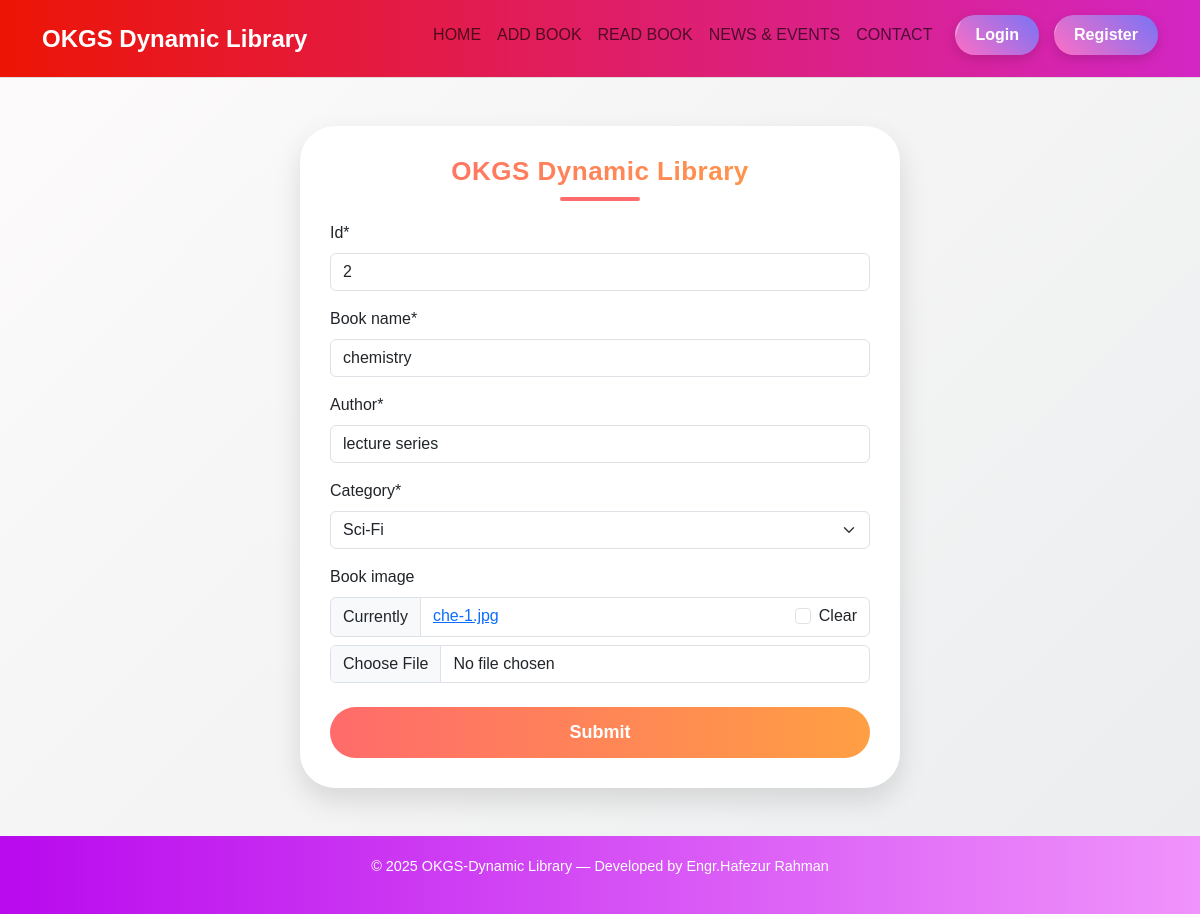
The page /edit_book/2 on the database its author committed.
### book/models.py (models this page shows)
class BookStoreModel(models.Model):
    CATEGORY=(
        ('Mystery','Mystery'),
        ('Thriller','Thriller'),
        ('Sci-Fi','Sci-Fi'),
        ('Humor','Humor'),
        ('Horror','Horror'),
    )
    id=models.IntegerField(primary_key=True)
    book_name=models.CharField(max_length=30)
    author=models.CharField(max_length=30)
    category=models.CharField(max_length=30,choices=CATEGORY)
    first_pub=models.DateTimeField(auto_now_add=True)# akdom first date dakhabe
    last_pub=models.DateTimeField(auto_now=True) # erpor thaka joto updata korbo sei date dakhabe.
    book_image=models.ImageField(blank=True,null=True)

### book/views.py (the view)
# urls.py: path('edit_book/<int:pk>',views.BookUpdateView.as_view(),name='edit_book'),
class BookUpdateView(UpdateView):
    model=BookStoreModel
    template_name='store_book.html'
    form_class=BookStoreForm
    success_url=reverse_lazy('show_books')

### book/forms.py
class BookStoreForm(forms.ModelForm):
    class Meta:
        model=BookStoreModel
        fields=['id','book_name','author','category','book_image']

### book/templates/store_book.html (shortened to what this page needs)
{% extends "index.html" %}
{% load crispy_forms_tags %}
{% block content %}
<div class="container my-5">
  <div class="insta-card mx-auto" style="max-width: 600px;">
    <h2 class="text-center insta-title mb-2">OKGS Dynamic Library</h2>
    <div class="divider"></div>
    <form method="post" enctype="multipart/form-data">
    {{ form|crispy }}
    <div class="d-grid mt-4">
        <button type="submit" class="insta-btn">Submit</button>
    </div>
    </form>
  </div>
</div>
{% endblock %}

### templates/index.html (style rules this page uses)
body { font-family: 'Poppins', sans-serif; background:#fdf6fb; margin:0; padding:0; }

### book/templates/store_book.html (style rules this page uses)
body { background: linear-gradient(135deg, #fdfbfb, #ebedee); font-family: 'Poppins', sans-serif; }
.insta-card { background: #fff; border-radius: 35px; padding: 30px; box-shadow: 0 12px 28px rgba(0,0,0,0.12); transition: 0.3s ease; }
.insta-title { font-size: 26px; font-weight: 700; background: linear-gradient(90deg, #ff6b6b, #ff9f43); -webkit-background-clip: text; -webkit-text-fill-color: transparent; letter-spacing: .5px; }
.insta-btn { border-radius: 40px; font-weight: 600; padding: 12px; font-size: 18px; background: linear-gradient(90deg, #ff6b6b, #ff9f43); border: none; color: white; transition: .2s; }
.divider { width: 80px; height: 4px; background: #ff6b6b; border-radius: 5px; margin: 10px auto 20px; }

### rows shown on the page
BookStoreModel: id "2", book_name "chemistry", author "lecture series", category "Sci-Fi"
